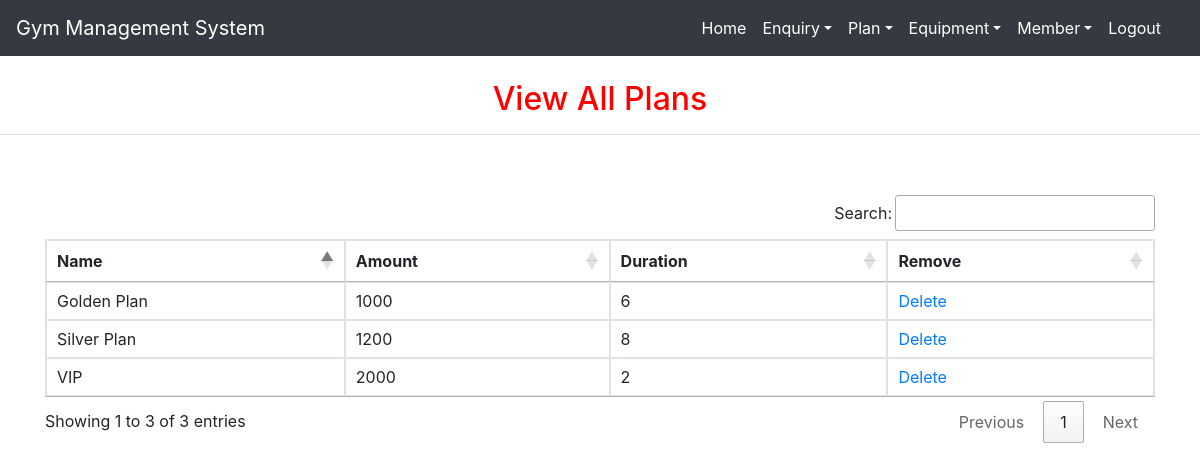
The app's page /view_plan (signed in) with its own data.
### gym/models.py (models this page shows, shortened)
class Plan(models.Model):
    name = models.CharField(max_length=50)
    amount = models.CharField(max_length=15)
    duration = models.CharField(max_length=10)

### gym/views.py (the view)
# urls.py: path('view_plan', View_Plan, name='view_plan'),
def View_Plan(request):
    if not request.user.is_authenticated:
        return redirect('login')
    plan = Plan.objects.all()
    d = {'plan': plan}
    return render(request,'view_plan.html', d)

### gym/templates/view_plan.html
{% extends 'navigationbar.html' %}
{% block body %}
<center><h2 style="color:red;margin-top:2%">View All Plans</h2></center><hr>
<div class="container" style="margin-top:5%">
<table class="table table-bordered" id="example">
  <thead>
  <tr>
    <th>Name</th>
      <th>Amount</th>
    <th>Duration</th>
    <th>Remove</th>
  </tr>
  </thead>
   <tbody>
    {% for i in plan %}
  <tr>
    <td>{{i.name}}</td>
      <td>{{i.amount}}</td>
      <td>{{i.duration}}</td>
<td><a href="{% url 'delete_plan' i.id %}" onclick="return confirm('Are you sure?')">
  Delete</a></td>
  </tr>
    {% endfor %}
    </tbody>
</table>
 </div>
{% endblock %}

### gym/static/css/mystyle.css (style rules this page uses)
h2 { color:blue }

### records on screen
Plan: name "Golden Plan", amount "1000", duration "6"
Plan: name "Silver Plan", amount "1200", duration "8"
Plan: name "VIP", amount "2000", duration "2"
